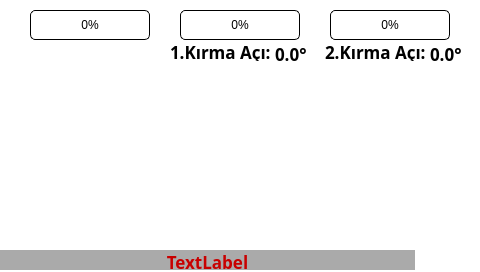
<?xml version="1.0" encoding="UTF-8"?>
<ui version="4.0">
 <class>cift_kirma</class>
 <widget class="QWidget" name="cift_kirma">
  <property name="geometry">
   <rect>
    <x>0</x>
    <y>0</y>
    <width>480</width>
    <height>272</height>
   </rect>
  </property>
  <property name="windowTitle">
   <string>Form</string>
  </property>
  <widget class="QLabel" name="background">
   <property name="geometry">
    <rect>
     <x>0</x>
     <y>0</y>
     <width>480</width>
     <height>272</height>
    </rect>
   </property>
   <property name="styleSheet">
    <string notr="true">background-color: white;</string>
   </property>
   <property name="text">
    <string/>
   </property>
  </widget>
  <widget class="QLabel" name="Cift_Kirma_image">
   <property name="geometry">
    <rect>
     <x>20</x>
     <y>70</y>
     <width>441</width>
     <height>150</height>
    </rect>
   </property>
   <property name="styleSheet">
    <string notr="true">image: url(:/Images/cift_kirma.png);</string>
   </property>
   <property name="text">
    <string/>
   </property>
  </widget>
  <widget class="QLabel" name="ArrowWinchUp_1">
   <property name="geometry">
    <rect>
     <x>440</x>
     <y>115</y>
     <width>30</width>
     <height>30</height>
    </rect>
   </property>
   <property name="text">
    <string/>
   </property>
   <property name="pixmap">
    <pixmap resource="images.qrc">:/Images/gri_yukari.png</pixmap>
   </property>
  </widget>
  <widget class="QLabel" name="ArrowWinchUp_0">
   <property name="geometry">
    <rect>
     <x>440</x>
     <y>115</y>
     <width>30</width>
     <height>30</height>
    </rect>
   </property>
   <property name="text">
    <string/>
   </property>
   <property name="pixmap">
    <pixmap resource="images.qrc">:/Images/yesil_yukari.png</pixmap>
   </property>
  </widget>
  <widget class="QLabel" name="ArrowWinchUp_2">
   <property name="geometry">
    <rect>
     <x>440</x>
     <y>115</y>
     <width>30</width>
     <height>30</height>
    </rect>
   </property>
   <property name="text">
    <string/>
   </property>
   <property name="pixmap">
    <pixmap resource="images.qrc">:/Images/kirmizi_yukari.png</pixmap>
   </property>
  </widget>
  <widget class="QLabel" name="ArrowWinchDown_1">
   <property name="geometry">
    <rect>
     <x>440</x>
     <y>150</y>
     <width>30</width>
     <height>30</height>
    </rect>
   </property>
   <property name="text">
    <string/>
   </property>
   <property name="pixmap">
    <pixmap resource="images.qrc">:/Images/gri_asagi.png</pixmap>
   </property>
  </widget>
  <widget class="QLabel" name="ArrowWinchDown_0">
   <property name="geometry">
    <rect>
     <x>440</x>
     <y>150</y>
     <width>30</width>
     <height>30</height>
    </rect>
   </property>
   <property name="text">
    <string/>
   </property>
   <property name="pixmap">
    <pixmap resource="images.qrc">:/Images/yesil_asagi.png</pixmap>
   </property>
  </widget>
  <widget class="QLabel" name="ArrowWinchDown_2">
   <property name="geometry">
    <rect>
     <x>440</x>
     <y>150</y>
     <width>30</width>
     <height>30</height>
    </rect>
   </property>
   <property name="text">
    <string/>
   </property>
   <property name="pixmap">
    <pixmap resource="images.qrc">:/Images/kirmizi_asagi.png</pixmap>
   </property>
  </widget>
  <widget class="QLabel" name="ArrowMainBoomUp_1">
   <property name="geometry">
    <rect>
     <x>10</x>
     <y>110</y>
     <width>30</width>
     <height>30</height>
    </rect>
   </property>
   <property name="text">
    <string/>
   </property>
   <property name="pixmap">
    <pixmap resource="images.qrc">:/Images/gri_yukari.png</pixmap>
   </property>
  </widget>
  <widget class="QLabel" name="ArrowMainBoomUp_0">
   <property name="geometry">
    <rect>
     <x>10</x>
     <y>110</y>
     <width>30</width>
     <height>30</height>
    </rect>
   </property>
   <property name="text">
    <string/>
   </property>
   <property name="pixmap">
    <pixmap resource="images.qrc">:/Images/yesil_yukari.png</pixmap>
   </property>
  </widget>
  <widget class="QLabel" name="ArrowMainBoomUp_2">
   <property name="geometry">
    <rect>
     <x>10</x>
     <y>110</y>
     <width>30</width>
     <height>30</height>
    </rect>
   </property>
   <property name="text">
    <string/>
   </property>
   <property name="pixmap">
    <pixmap resource="images.qrc">:/Images/kirmizi_yukari.png</pixmap>
   </property>
  </widget>
  <widget class="QLabel" name="ArrowMainBoomDown_1">
   <property name="geometry">
    <rect>
     <x>10</x>
     <y>145</y>
     <width>30</width>
     <height>30</height>
    </rect>
   </property>
   <property name="text">
    <string/>
   </property>
   <property name="pixmap">
    <pixmap resource="images.qrc">:/Images/gri_asagi.png</pixmap>
   </property>
  </widget>
  <widget class="QLabel" name="ArrowMainBoomDown_0">
   <property name="geometry">
    <rect>
     <x>10</x>
     <y>145</y>
     <width>30</width>
     <height>30</height>
    </rect>
   </property>
   <property name="text">
    <string/>
   </property>
   <property name="pixmap">
    <pixmap resource="images.qrc">:/Images/yesil_asagi.png</pixmap>
   </property>
  </widget>
  <widget class="QLabel" name="ArrowMainBoomDown_2">
   <property name="geometry">
    <rect>
     <x>10</x>
     <y>145</y>
     <width>30</width>
     <height>30</height>
    </rect>
   </property>
   <property name="text">
    <string/>
   </property>
   <property name="pixmap">
    <pixmap resource="images.qrc">:/Images/kirmizi_asagi.png</pixmap>
   </property>
  </widget>
  <widget class="QLabel" name="ArrowFirstBoomUp_1">
   <property name="geometry">
    <rect>
     <x>230</x>
     <y>175</y>
     <width>30</width>
     <height>30</height>
    </rect>
   </property>
   <property name="text">
    <string/>
   </property>
   <property name="pixmap">
    <pixmap resource="images.qrc">:/Images/gri_yukari.png</pixmap>
   </property>
  </widget>
  <widget class="QLabel" name="ArrowFirstBoomUp_0">
   <property name="geometry">
    <rect>
     <x>230</x>
     <y>175</y>
     <width>30</width>
     <height>30</height>
    </rect>
   </property>
   <property name="text">
    <string/>
   </property>
   <property name="pixmap">
    <pixmap resource="images.qrc">:/Images/yesil_yukari.png</pixmap>
   </property>
  </widget>
  <widget class="QLabel" name="ArrowFirstBoomUp_2">
   <property name="geometry">
    <rect>
     <x>230</x>
     <y>175</y>
     <width>30</width>
     <height>30</height>
    </rect>
   </property>
   <property name="text">
    <string/>
   </property>
   <property name="pixmap">
    <pixmap resource="images.qrc">:/Images/kirmizi_yukari.png</pixmap>
   </property>
  </widget>
  <widget class="QLabel" name="ArrowFirstBoomDown_1">
   <property name="geometry">
    <rect>
     <x>230</x>
     <y>215</y>
     <width>30</width>
     <height>30</height>
    </rect>
   </property>
   <property name="text">
    <string/>
   </property>
   <property name="pixmap">
    <pixmap resource="images.qrc">:/Images/gri_asagi.png</pixmap>
   </property>
  </widget>
  <widget class="QLabel" name="ArrowFirstBoomDown_0">
   <property name="geometry">
    <rect>
     <x>230</x>
     <y>215</y>
     <width>30</width>
     <height>30</height>
    </rect>
   </property>
   <property name="text">
    <string/>
   </property>
   <property name="pixmap">
    <pixmap resource="images.qrc">:/Images/yesil_asagi.png</pixmap>
   </property>
  </widget>
  <widget class="QLabel" name="ArrowFirstBoomDown_2">
   <property name="geometry">
    <rect>
     <x>230</x>
     <y>215</y>
     <width>30</width>
     <height>30</height>
    </rect>
   </property>
   <property name="text">
    <string/>
   </property>
   <property name="pixmap">
    <pixmap resource="images.qrc">:/Images/kirmizi_asagi.png</pixmap>
   </property>
  </widget>
  <widget class="QLabel" name="ArrowFirstTelescopeIn_1">
   <property name="geometry">
    <rect>
     <x>190</x>
     <y>180</y>
     <width>30</width>
     <height>30</height>
    </rect>
   </property>
   <property name="text">
    <string/>
   </property>
   <property name="pixmap">
    <pixmap resource="images.qrc">:/Images/gri_sol.png</pixmap>
   </property>
  </widget>
  <widget class="QLabel" name="ArrowFirstTelescopeIn_0">
   <property name="geometry">
    <rect>
     <x>190</x>
     <y>180</y>
     <width>30</width>
     <height>30</height>
    </rect>
   </property>
   <property name="text">
    <string/>
   </property>
   <property name="pixmap">
    <pixmap resource="images.qrc">:/Images/yesil_sol.png</pixmap>
   </property>
  </widget>
  <widget class="QLabel" name="ArrowFirstTelescopeIn_2">
   <property name="geometry">
    <rect>
     <x>190</x>
     <y>180</y>
     <width>30</width>
     <height>30</height>
    </rect>
   </property>
   <property name="text">
    <string/>
   </property>
   <property name="pixmap">
    <pixmap resource="images.qrc">:/Images/kirmizi_sol.png</pixmap>
   </property>
  </widget>
  <widget class="QLabel" name="ArrowFirstTelescopeOut_1">
   <property name="geometry">
    <rect>
     <x>270</x>
     <y>180</y>
     <width>30</width>
     <height>30</height>
    </rect>
   </property>
   <property name="text">
    <string/>
   </property>
   <property name="pixmap">
    <pixmap resource="images.qrc">:/Images/gri_sag.png</pixmap>
   </property>
  </widget>
  <widget class="QLabel" name="ArrowFirstTelescopeOut_0">
   <property name="geometry">
    <rect>
     <x>270</x>
     <y>180</y>
     <width>30</width>
     <height>30</height>
    </rect>
   </property>
   <property name="text">
    <string/>
   </property>
   <property name="pixmap">
    <pixmap resource="images.qrc">:/Images/yesil_sag.png</pixmap>
   </property>
  </widget>
  <widget class="QLabel" name="ArrowFirstTelescopeOut_2">
   <property name="geometry">
    <rect>
     <x>270</x>
     <y>180</y>
     <width>30</width>
     <height>30</height>
    </rect>
   </property>
   <property name="text">
    <string/>
   </property>
   <property name="pixmap">
    <pixmap resource="images.qrc">:/Images/kirmizi_sag.png</pixmap>
   </property>
  </widget>
  <widget class="QLabel" name="ArrowJibBoomUp_1">
   <property name="geometry">
    <rect>
     <x>370</x>
     <y>150</y>
     <width>30</width>
     <height>30</height>
    </rect>
   </property>
   <property name="text">
    <string/>
   </property>
   <property name="pixmap">
    <pixmap resource="images.qrc">:/Images/gri_yukari.png</pixmap>
   </property>
  </widget>
  <widget class="QLabel" name="ArrowJibBoomUp_0">
   <property name="geometry">
    <rect>
     <x>370</x>
     <y>150</y>
     <width>30</width>
     <height>30</height>
    </rect>
   </property>
   <property name="text">
    <string/>
   </property>
   <property name="pixmap">
    <pixmap resource="images.qrc">:/Images/yesil_yukari.png</pixmap>
   </property>
  </widget>
  <widget class="QLabel" name="ArrowJibBoomUp_2">
   <property name="geometry">
    <rect>
     <x>370</x>
     <y>150</y>
     <width>30</width>
     <height>30</height>
    </rect>
   </property>
   <property name="text">
    <string/>
   </property>
   <property name="pixmap">
    <pixmap resource="images.qrc">:/Images/kirmizi_yukari.png</pixmap>
   </property>
  </widget>
  <widget class="QLabel" name="ArrowJibBoomDown_1">
   <property name="geometry">
    <rect>
     <x>370</x>
     <y>190</y>
     <width>30</width>
     <height>30</height>
    </rect>
   </property>
   <property name="text">
    <string/>
   </property>
   <property name="pixmap">
    <pixmap resource="images.qrc">:/Images/gri_asagi.png</pixmap>
   </property>
  </widget>
  <widget class="QLabel" name="ArrowJibBoomDown_0">
   <property name="geometry">
    <rect>
     <x>370</x>
     <y>190</y>
     <width>30</width>
     <height>30</height>
    </rect>
   </property>
   <property name="text">
    <string/>
   </property>
   <property name="pixmap">
    <pixmap resource="images.qrc">:/Images/yesil_asagi.png</pixmap>
   </property>
  </widget>
  <widget class="QLabel" name="ArrowJibBoomDown_2">
   <property name="geometry">
    <rect>
     <x>370</x>
     <y>190</y>
     <width>30</width>
     <height>30</height>
    </rect>
   </property>
   <property name="text">
    <string/>
   </property>
   <property name="pixmap">
    <pixmap resource="images.qrc">:/Images/kirmizi_asagi.png</pixmap>
   </property>
  </widget>
  <widget class="QLabel" name="ArrowJibTelescopeIn_1">
   <property name="geometry">
    <rect>
     <x>340</x>
     <y>170</y>
     <width>30</width>
     <height>30</height>
    </rect>
   </property>
   <property name="text">
    <string/>
   </property>
   <property name="pixmap">
    <pixmap resource="images.qrc">:/Images/gri_sol.png</pixmap>
   </property>
  </widget>
  <widget class="QLabel" name="ArrowJibTelescopeIn_0">
   <property name="geometry">
    <rect>
     <x>340</x>
     <y>170</y>
     <width>30</width>
     <height>30</height>
    </rect>
   </property>
   <property name="text">
    <string/>
   </property>
   <property name="pixmap">
    <pixmap resource="images.qrc">:/Images/yesil_sol.png</pixmap>
   </property>
  </widget>
  <widget class="QLabel" name="ArrowJibTelescopeIn_2">
   <property name="geometry">
    <rect>
     <x>340</x>
     <y>170</y>
     <width>30</width>
     <height>30</height>
    </rect>
   </property>
   <property name="text">
    <string/>
   </property>
   <property name="pixmap">
    <pixmap resource="images.qrc">:/Images/kirmizi_sol.png</pixmap>
   </property>
  </widget>
  <widget class="QLabel" name="ArrowJibTelescopeOut_1">
   <property name="geometry">
    <rect>
     <x>400</x>
     <y>170</y>
     <width>30</width>
     <height>30</height>
    </rect>
   </property>
   <property name="text">
    <string/>
   </property>
   <property name="pixmap">
    <pixmap resource="images.qrc">:/Images/gri_sag.png</pixmap>
   </property>
  </widget>
  <widget class="QLabel" name="ArrowJibTelescopeOut_0">
   <property name="geometry">
    <rect>
     <x>400</x>
     <y>170</y>
     <width>30</width>
     <height>30</height>
    </rect>
   </property>
   <property name="text">
    <string/>
   </property>
   <property name="pixmap">
    <pixmap resource="images.qrc">:/Images/yesil_sag.png</pixmap>
   </property>
  </widget>
  <widget class="QLabel" name="ArrowJibTelescopeOut_2">
   <property name="geometry">
    <rect>
     <x>400</x>
     <y>170</y>
     <width>30</width>
     <height>30</height>
    </rect>
   </property>
   <property name="text">
    <string/>
   </property>
   <property name="pixmap">
    <pixmap resource="images.qrc">:/Images/kirmizi_sag.png</pixmap>
   </property>
  </widget>
  <widget class="QLabel" name="ArrowRotationLeft_1">
   <property name="geometry">
    <rect>
     <x>10</x>
     <y>202</y>
     <width>50</width>
     <height>50</height>
    </rect>
   </property>
   <property name="text">
    <string/>
   </property>
   <property name="pixmap">
    <pixmap resource="images.qrc">:/Images/yay_gri_sol.png</pixmap>
   </property>
  </widget>
  <widget class="QLabel" name="ArrowRotationLeft_0">
   <property name="geometry">
    <rect>
     <x>10</x>
     <y>202</y>
     <width>50</width>
     <height>50</height>
    </rect>
   </property>
   <property name="text">
    <string/>
   </property>
   <property name="pixmap">
    <pixmap resource="images.qrc">:/Images/yay_yesil_sol.png</pixmap>
   </property>
  </widget>
  <widget class="QLabel" name="ArrowRotationLeft_2">
   <property name="geometry">
    <rect>
     <x>10</x>
     <y>202</y>
     <width>50</width>
     <height>50</height>
    </rect>
   </property>
   <property name="text">
    <string/>
   </property>
   <property name="pixmap">
    <pixmap resource="images.qrc">:/Images/yay_kirmizi_sol.png</pixmap>
   </property>
  </widget>
  <widget class="QLabel" name="ArrowRotationRight_1">
   <property name="geometry">
    <rect>
     <x>107</x>
     <y>200</y>
     <width>50</width>
     <height>50</height>
    </rect>
   </property>
   <property name="text">
    <string/>
   </property>
   <property name="pixmap">
    <pixmap resource="images.qrc">:/Images/yay_gri_sag.png</pixmap>
   </property>
  </widget>
  <widget class="QLabel" name="ArrowRotationRight_0">
   <property name="geometry">
    <rect>
     <x>107</x>
     <y>200</y>
     <width>50</width>
     <height>50</height>
    </rect>
   </property>
   <property name="text">
    <string/>
   </property>
   <property name="pixmap">
    <pixmap resource="images.qrc">:/Images/yay_yesil_sag.png</pixmap>
   </property>
  </widget>
  <widget class="QLabel" name="ArrowRotationRight_2">
   <property name="geometry">
    <rect>
     <x>107</x>
     <y>200</y>
     <width>50</width>
     <height>50</height>
    </rect>
   </property>
   <property name="text">
    <string/>
   </property>
   <property name="pixmap">
    <pixmap resource="images.qrc">:/Images/yay_kirmizi_sag.png</pixmap>
   </property>
  </widget>
  <widget class="QProgressBar" name="P1BarGraph">
   <property name="geometry">
    <rect>
     <x>30</x>
     <y>10</y>
     <width>120</width>
     <height>30</height>
    </rect>
   </property>
   <property name="styleSheet">
    <string notr="true">QProgressBar{
border: 1px solid black;
border-radius: 5px;
padding: 1px;
}

QProgressBar::chunk{
background-color:qlineargradient(spread:pad,x1:0,y1:0,x2:0,y2:1,stop:0.334928 rgba(152,255,151,255), stop:0.47619 rgba(0,255,0,255), stop: 0.82381 rgba(0,197,0,255));
border-radius: 5px;
}
</string>
   </property>
   <property name="value">
    <number>0</number>
   </property>
   <property name="alignment">
    <set>Qt::AlignCenter</set>
   </property>
  </widget>
  <widget class="QProgressBar" name="P2BarGraph">
   <property name="geometry">
    <rect>
     <x>180</x>
     <y>10</y>
     <width>120</width>
     <height>30</height>
    </rect>
   </property>
   <property name="styleSheet">
    <string notr="true">QProgressBar{
border: 1px solid black;
border-radius: 5px;
padding: 1px;
}

QProgressBar::chunk{
background-color:qlineargradient(spread:pad,x1:0,y1:0,x2:0,y2:1,stop:0.334928 rgba(152,255,151,255), stop:0.47619 rgba(0,255,0,255), stop: 0.82381 rgba(0,197,0,255));
border-radius: 5px;
}
</string>
   </property>
   <property name="value">
    <number>0</number>
   </property>
   <property name="alignment">
    <set>Qt::AlignCenter</set>
   </property>
  </widget>
  <widget class="QProgressBar" name="P3BarGraph">
   <property name="geometry">
    <rect>
     <x>330</x>
     <y>10</y>
     <width>120</width>
     <height>30</height>
    </rect>
   </property>
   <property name="styleSheet">
    <string notr="true">QProgressBar{
border: 1px solid black;
border-radius: 5px;
padding: 1px;
}

QProgressBar::chunk{
background-color:qlineargradient(spread:pad,x1:0,y1:0,x2:0,y2:1,stop:0.334928 rgba(152,255,151,255), stop:0.47619 rgba(0,255,0,255), stop: 0.82381 rgba(0,197,0,255));
border-radius: 5px;
}
</string>
   </property>
   <property name="value">
    <number>0</number>
   </property>
   <property name="alignment">
    <set>Qt::AlignCenter</set>
   </property>
  </widget>
  <widget class="QLabel" name="Acikirma1">
   <property name="geometry">
    <rect>
     <x>170</x>
     <y>40</y>
     <width>111</width>
     <height>21</height>
    </rect>
   </property>
   <property name="font">
    <font>
     <family>Ubuntu Mono</family>
     <pointsize>13</pointsize>
     <weight>75</weight>
     <bold>true</bold>
    </font>
   </property>
   <property name="text">
    <string>&lt;html&gt;&lt;head/&gt;&lt;body&gt;&lt;p&gt;&lt;span style=&quot; color:#000000;&quot;&gt;1.Kırma Açı:&lt;/span&gt;&lt;/p&gt;&lt;/body&gt;&lt;/html&gt;</string>
   </property>
  </widget>
  <widget class="QLabel" name="Acikirma1_deger">
   <property name="geometry">
    <rect>
     <x>275</x>
     <y>42</y>
     <width>51</width>
     <height>21</height>
    </rect>
   </property>
   <property name="font">
    <font>
     <family>Ubuntu Mono</family>
     <pointsize>13</pointsize>
     <weight>75</weight>
     <bold>true</bold>
    </font>
   </property>
   <property name="text">
    <string>&lt;html&gt;&lt;head/&gt;&lt;body&gt;&lt;p&gt;&lt;span style=&quot; color:#000000;&quot;&gt;0.0°&lt;/span&gt;&lt;/p&gt;&lt;/body&gt;&lt;/html&gt;</string>
   </property>
  </widget>
  <widget class="QLabel" name="Acikirma2">
   <property name="geometry">
    <rect>
     <x>325</x>
     <y>40</y>
     <width>111</width>
     <height>21</height>
    </rect>
   </property>
   <property name="font">
    <font>
     <family>Ubuntu Mono</family>
     <pointsize>13</pointsize>
     <weight>75</weight>
     <bold>true</bold>
    </font>
   </property>
   <property name="text">
    <string>&lt;html&gt;&lt;head/&gt;&lt;body&gt;&lt;p&gt;&lt;span style=&quot; color:#000000;&quot;&gt;2.Kırma Açı:&lt;/span&gt;&lt;/p&gt;&lt;/body&gt;&lt;/html&gt;</string>
   </property>
  </widget>
  <widget class="QLabel" name="Acikirma2_deger">
   <property name="geometry">
    <rect>
     <x>430</x>
     <y>42</y>
     <width>51</width>
     <height>21</height>
    </rect>
   </property>
   <property name="font">
    <font>
     <family>Ubuntu Mono</family>
     <pointsize>13</pointsize>
     <weight>75</weight>
     <bold>true</bold>
    </font>
   </property>
   <property name="text">
    <string>&lt;html&gt;&lt;head/&gt;&lt;body&gt;&lt;p&gt;&lt;span style=&quot; color:#000000;&quot;&gt;0.0°&lt;/span&gt;&lt;/p&gt;&lt;/body&gt;&lt;/html&gt;</string>
   </property>
  </widget>
  <widget class="QLabel" name="Bypass_1">
   <property name="geometry">
    <rect>
     <x>412</x>
     <y>204</y>
     <width>68</width>
     <height>68</height>
    </rect>
   </property>
   <property name="styleSheet">
    <string notr="true">background-image: url(:/Images/Bypass_Yesil.png);</string>
   </property>
   <property name="text">
    <string/>
   </property>
  </widget>
  <widget class="QLabel" name="Bypass_0">
   <property name="geometry">
    <rect>
     <x>412</x>
     <y>204</y>
     <width>68</width>
     <height>68</height>
    </rect>
   </property>
   <property name="styleSheet">
    <string notr="true">background-image: url(:/Images/Bypass_Kirmizi.png);</string>
   </property>
   <property name="text">
    <string/>
   </property>
  </widget>
  <widget class="QLabel" name="P1Bar">
   <property name="geometry">
    <rect>
     <x>30</x>
     <y>250</y>
     <width>41</width>
     <height>21</height>
    </rect>
   </property>
   <property name="font">
    <font>
     <family>Ubuntu Mono</family>
     <pointsize>13</pointsize>
     <weight>75</weight>
     <bold>true</bold>
    </font>
   </property>
   <property name="text">
    <string>&lt;html&gt;&lt;head/&gt;&lt;body&gt;&lt;p&gt;&lt;span style=&quot; color:#000000;&quot;&gt;P1:&lt;/span&gt;&lt;/p&gt;&lt;/body&gt;&lt;/html&gt;</string>
   </property>
  </widget>
  <widget class="QLabel" name="P2Bar">
   <property name="geometry">
    <rect>
     <x>160</x>
     <y>250</y>
     <width>41</width>
     <height>21</height>
    </rect>
   </property>
   <property name="font">
    <font>
     <family>Ubuntu Mono</family>
     <pointsize>13</pointsize>
     <weight>75</weight>
     <bold>true</bold>
    </font>
   </property>
   <property name="text">
    <string>&lt;html&gt;&lt;head/&gt;&lt;body&gt;&lt;p&gt;&lt;span style=&quot; color:#000000;&quot;&gt;P2:&lt;/span&gt;&lt;/p&gt;&lt;/body&gt;&lt;/html&gt;</string>
   </property>
  </widget>
  <widget class="QLabel" name="P3Bar">
   <property name="geometry">
    <rect>
     <x>300</x>
     <y>250</y>
     <width>41</width>
     <height>21</height>
    </rect>
   </property>
   <property name="font">
    <font>
     <family>Ubuntu Mono</family>
     <pointsize>13</pointsize>
     <weight>75</weight>
     <bold>true</bold>
    </font>
   </property>
   <property name="text">
    <string>&lt;html&gt;&lt;head/&gt;&lt;body&gt;&lt;p&gt;&lt;span style=&quot; color:#000000;&quot;&gt;P3:&lt;/span&gt;&lt;/p&gt;&lt;/body&gt;&lt;/html&gt;</string>
   </property>
  </widget>
  <widget class="QLabel" name="P1BarDeger">
   <property name="geometry">
    <rect>
     <x>60</x>
     <y>250</y>
     <width>81</width>
     <height>21</height>
    </rect>
   </property>
   <property name="font">
    <font>
     <family>Ubuntu Mono</family>
     <pointsize>13</pointsize>
     <weight>75</weight>
     <bold>true</bold>
    </font>
   </property>
   <property name="text">
    <string>&lt;html&gt;&lt;head/&gt;&lt;body&gt;&lt;p&gt;&lt;span style=&quot; color:#000000;&quot;&gt;0 Bar&lt;/span&gt;&lt;/p&gt;&lt;/body&gt;&lt;/html&gt;</string>
   </property>
  </widget>
  <widget class="QLabel" name="P2BarDeger">
   <property name="geometry">
    <rect>
     <x>190</x>
     <y>250</y>
     <width>91</width>
     <height>21</height>
    </rect>
   </property>
   <property name="font">
    <font>
     <family>Ubuntu Mono</family>
     <pointsize>13</pointsize>
     <weight>75</weight>
     <bold>true</bold>
    </font>
   </property>
   <property name="text">
    <string>&lt;html&gt;&lt;head/&gt;&lt;body&gt;&lt;p&gt;&lt;span style=&quot; color:#000000;&quot;&gt;0 Bar&lt;/span&gt;&lt;/p&gt;&lt;/body&gt;&lt;/html&gt;</string>
   </property>
  </widget>
  <widget class="QLabel" name="P3BarDeger">
   <property name="geometry">
    <rect>
     <x>330</x>
     <y>250</y>
     <width>81</width>
     <height>21</height>
    </rect>
   </property>
   <property name="font">
    <font>
     <family>Ubuntu Mono</family>
     <pointsize>13</pointsize>
     <weight>75</weight>
     <bold>true</bold>
    </font>
   </property>
   <property name="text">
    <string>&lt;html&gt;&lt;head/&gt;&lt;body&gt;&lt;p&gt;&lt;span style=&quot; color:#000000;&quot;&gt;0 Bar&lt;/span&gt;&lt;/p&gt;&lt;/body&gt;&lt;/html&gt;</string>
   </property>
  </widget>
  <widget class="QLabel" name="mesaj">
   <property name="geometry">
    <rect>
     <x>0</x>
     <y>250</y>
     <width>415</width>
     <height>20</height>
    </rect>
   </property>
   <property name="font">
    <font>
     <family>Ubuntu Mono</family>
     <pointsize>13</pointsize>
     <weight>75</weight>
     <bold>true</bold>
    </font>
   </property>
   <property name="styleSheet">
    <string notr="true">background-color: rgb(170, 170, 170);</string>
   </property>
   <property name="text">
    <string>&lt;html&gt;&lt;head/&gt;&lt;body&gt;&lt;p&gt;&lt;span style=&quot; color:#c80000;&quot;&gt;TextLabel&lt;/span&gt;&lt;/p&gt;&lt;/body&gt;&lt;/html&gt;</string>
   </property>
   <property name="alignment">
    <set>Qt::AlignCenter</set>
   </property>
  </widget>
  <widget class="QLabel" name="ArrowSecondTelescopeOut_1">
   <property name="geometry">
    <rect>
     <x>270</x>
     <y>215</y>
     <width>30</width>
     <height>30</height>
    </rect>
   </property>
   <property name="text">
    <string/>
   </property>
   <property name="pixmap">
    <pixmap resource="images.qrc">:/Images/gri_sag.png</pixmap>
   </property>
  </widget>
  <widget class="QLabel" name="ArrowSecondTelescopeOut_0">
   <property name="geometry">
    <rect>
     <x>270</x>
     <y>215</y>
     <width>30</width>
     <height>30</height>
    </rect>
   </property>
   <property name="text">
    <string/>
   </property>
   <property name="pixmap">
    <pixmap resource="images.qrc">:/Images/yesil_sag.png</pixmap>
   </property>
  </widget>
  <widget class="QLabel" name="ArrowSecondTelescopeOut_2">
   <property name="geometry">
    <rect>
     <x>270</x>
     <y>215</y>
     <width>30</width>
     <height>30</height>
    </rect>
   </property>
   <property name="text">
    <string/>
   </property>
   <property name="pixmap">
    <pixmap resource="images.qrc">:/Images/kirmizi_sag.png</pixmap>
   </property>
  </widget>
  <widget class="QLabel" name="ArrowSecondTelescopeIn_2">
   <property name="geometry">
    <rect>
     <x>190</x>
     <y>215</y>
     <width>30</width>
     <height>30</height>
    </rect>
   </property>
   <property name="text">
    <string/>
   </property>
   <property name="pixmap">
    <pixmap resource="images.qrc">:/Images/kirmizi_sol.png</pixmap>
   </property>
  </widget>
  <widget class="QLabel" name="ArrowSecondTelescopeIn_1">
   <property name="geometry">
    <rect>
     <x>190</x>
     <y>215</y>
     <width>30</width>
     <height>30</height>
    </rect>
   </property>
   <property name="text">
    <string/>
   </property>
   <property name="pixmap">
    <pixmap resource="images.qrc">:/Images/gri_sol.png</pixmap>
   </property>
  </widget>
  <widget class="QLabel" name="ArrowSecondTelescopeIn_0">
   <property name="geometry">
    <rect>
     <x>190</x>
     <y>215</y>
     <width>30</width>
     <height>30</height>
    </rect>
   </property>
   <property name="text">
    <string/>
   </property>
   <property name="pixmap">
    <pixmap resource="images.qrc">:/Images/yesil_sol.png</pixmap>
   </property>
  </widget>
  <zorder>background</zorder>
  <zorder>Cift_Kirma_image</zorder>
  <zorder>ArrowWinchUp_1</zorder>
  <zorder>ArrowWinchUp_0</zorder>
  <zorder>ArrowWinchUp_2</zorder>
  <zorder>ArrowWinchDown_1</zorder>
  <zorder>ArrowWinchDown_0</zorder>
  <zorder>ArrowWinchDown_2</zorder>
  <zorder>ArrowMainBoomUp_1</zorder>
  <zorder>ArrowMainBoomUp_0</zorder>
  <zorder>ArrowMainBoomUp_2</zorder>
  <zorder>ArrowMainBoomDown_1</zorder>
  <zorder>ArrowMainBoomDown_0</zorder>
  <zorder>ArrowMainBoomDown_2</zorder>
  <zorder>ArrowFirstBoomUp_1</zorder>
  <zorder>ArrowFirstBoomUp_0</zorder>
  <zorder>ArrowFirstBoomUp_2</zorder>
  <zorder>ArrowFirstBoomDown_1</zorder>
  <zorder>ArrowFirstBoomDown_0</zorder>
  <zorder>ArrowFirstBoomDown_2</zorder>
  <zorder>ArrowFirstTelescopeIn_1</zorder>
  <zorder>ArrowFirstTelescopeIn_0</zorder>
  <zorder>ArrowFirstTelescopeIn_2</zorder>
  <zorder>ArrowFirstTelescopeOut_1</zorder>
  <zorder>ArrowFirstTelescopeOut_0</zorder>
  <zorder>ArrowFirstTelescopeOut_2</zorder>
  <zorder>ArrowJibBoomUp_1</zorder>
  <zorder>ArrowJibBoomUp_0</zorder>
  <zorder>ArrowJibBoomUp_2</zorder>
  <zorder>ArrowJibBoomDown_1</zorder>
  <zorder>ArrowJibBoomDown_0</zorder>
  <zorder>ArrowJibBoomDown_2</zorder>
  <zorder>ArrowJibTelescopeIn_1</zorder>
  <zorder>ArrowJibTelescopeIn_0</zorder>
  <zorder>ArrowJibTelescopeIn_2</zorder>
  <zorder>ArrowJibTelescopeOut_1</zorder>
  <zorder>ArrowJibTelescopeOut_0</zorder>
  <zorder>ArrowJibTelescopeOut_2</zorder>
  <zorder>ArrowRotationLeft_1</zorder>
  <zorder>ArrowRotationLeft_0</zorder>
  <zorder>ArrowRotationLeft_2</zorder>
  <zorder>ArrowRotationRight_1</zorder>
  <zorder>ArrowRotationRight_0</zorder>
  <zorder>ArrowRotationRight_2</zorder>
  <zorder>P1BarGraph</zorder>
  <zorder>P2BarGraph</zorder>
  <zorder>P3BarGraph</zorder>
  <zorder>Acikirma1</zorder>
  <zorder>Acikirma1_deger</zorder>
  <zorder>Acikirma2</zorder>
  <zorder>Acikirma2_deger</zorder>
  <zorder>Bypass_1</zorder>
  <zorder>Bypass_0</zorder>
  <zorder>P1Bar</zorder>
  <zorder>P2Bar</zorder>
  <zorder>P3Bar</zorder>
  <zorder>P1BarDeger</zorder>
  <zorder>P2BarDeger</zorder>
  <zorder>P3BarDeger</zorder>
  <zorder>mesaj</zorder>
  <zorder>ArrowSecondTelescopeOut_1</zorder>
  <zorder>ArrowSecondTelescopeOut_0</zorder>
  <zorder>ArrowSecondTelescopeOut_2</zorder>
  <zorder>ArrowSecondTelescopeIn_1</zorder>
  <zorder>ArrowSecondTelescopeIn_0</zorder>
  <zorder>ArrowSecondTelescopeIn_2</zorder>
 </widget>
 <resources>
  <include location="images.qrc"/>
 </resources>
 <connections/>
</ui>
